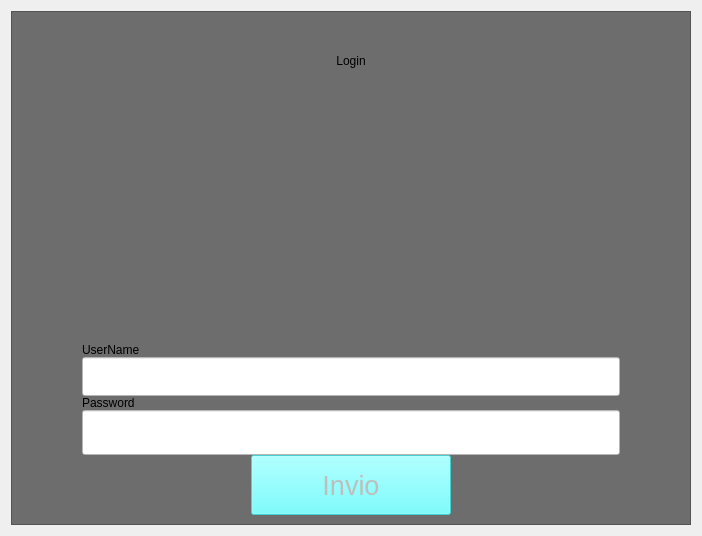
<?xml version="1.0" encoding="UTF-8"?>
<ui version="4.0">
 <class>VistaLog</class>
 <widget class="QWidget" name="VistaLog">
  <property name="geometry">
   <rect>
    <x>0</x>
    <y>0</y>
    <width>702</width>
    <height>536</height>
   </rect>
  </property>
  <property name="windowTitle">
   <string>VistaLog</string>
  </property>
  <property name="styleSheet">
   <string notr="true"/>
  </property>
  <layout class="QGridLayout" name="gridLayout">
   <item row="0" column="0">
    <widget class="QScrollArea" name="scrollArea">
     <property name="styleSheet">
      <string notr="true">background-color: rgb(109, 109, 109);</string>
     </property>
     <property name="widgetResizable">
      <bool>true</bool>
     </property>
     <property name="alignment">
      <set>Qt::AlignCenter</set>
     </property>
     <widget class="QWidget" name="scrollAreaWidgetContents">
      <property name="geometry">
       <rect>
        <x>0</x>
        <y>0</y>
        <width>678</width>
        <height>512</height>
       </rect>
      </property>
      <layout class="QVBoxLayout" name="verticalLayout">
       <property name="spacing">
        <number>0</number>
       </property>
       <property name="leftMargin">
        <number>70</number>
       </property>
       <property name="rightMargin">
        <number>70</number>
       </property>
       <item>
        <widget class="QLabel" name="label">
         <property name="sizePolicy">
          <sizepolicy hsizetype="Preferred" vsizetype="Fixed">
           <horstretch>0</horstretch>
           <verstretch>0</verstretch>
          </sizepolicy>
         </property>
         <property name="minimumSize">
          <size>
           <width>0</width>
           <height>80</height>
          </size>
         </property>
         <property name="styleSheet">
          <string notr="true">font: 20pt &quot;Segoe MDL2 Assets&quot;;</string>
         </property>
         <property name="text">
          <string>Login</string>
         </property>
         <property name="alignment">
          <set>Qt::AlignCenter</set>
         </property>
        </widget>
       </item>
       <item alignment="Qt::AlignBottom">
        <widget class="QLabel" name="label_2">
         <property name="sizePolicy">
          <sizepolicy hsizetype="Preferred" vsizetype="Fixed">
           <horstretch>0</horstretch>
           <verstretch>0</verstretch>
          </sizepolicy>
         </property>
         <property name="minimumSize">
          <size>
           <width>0</width>
           <height>0</height>
          </size>
         </property>
         <property name="styleSheet">
          <string notr="true">font: 20pt &quot;Segoe MDL2 Assets&quot;;</string>
         </property>
         <property name="text">
          <string>UserName</string>
         </property>
        </widget>
       </item>
       <item>
        <widget class="QLineEdit" name="lineEdit">
         <property name="sizePolicy">
          <sizepolicy hsizetype="Preferred" vsizetype="Fixed">
           <horstretch>0</horstretch>
           <verstretch>0</verstretch>
          </sizepolicy>
         </property>
         <property name="minimumSize">
          <size>
           <width>1</width>
           <height>0</height>
          </size>
         </property>
         <property name="font">
          <font>
           <pointsize>20</pointsize>
           <italic>true</italic>
          </font>
         </property>
         <property name="styleSheet">
          <string notr="true">background-color: rgb(255, 255, 255);</string>
         </property>
         <property name="text">
          <string/>
         </property>
        </widget>
       </item>
       <item>
        <widget class="QLabel" name="label_3">
         <property name="sizePolicy">
          <sizepolicy hsizetype="Preferred" vsizetype="Fixed">
           <horstretch>0</horstretch>
           <verstretch>0</verstretch>
          </sizepolicy>
         </property>
         <property name="minimumSize">
          <size>
           <width>0</width>
           <height>0</height>
          </size>
         </property>
         <property name="styleSheet">
          <string notr="true">font: 20pt &quot;Segoe MDL2 Assets&quot;;</string>
         </property>
         <property name="text">
          <string>Password</string>
         </property>
        </widget>
       </item>
       <item>
        <widget class="QLineEdit" name="lineEdit_2">
         <property name="font">
          <font>
           <family>Segoe MDL2 Assets</family>
           <pointsize>20</pointsize>
           <weight>50</weight>
           <italic>false</italic>
           <bold>false</bold>
          </font>
         </property>
         <property name="styleSheet">
          <string notr="true">background-color: rgb(255, 255, 255);
font: 20pt &quot;Segoe MDL2 Assets&quot;;</string>
         </property>
         <property name="text">
          <string/>
         </property>
         <property name="echoMode">
          <enum>QLineEdit::Password</enum>
         </property>
         <property name="alignment">
          <set>Qt::AlignCenter</set>
         </property>
         <property name="wordWrap" stdset="0">
          <bool>false</bool>
         </property>
        </widget>
       </item>
       <item alignment="Qt::AlignHCenter">
        <widget class="QPushButton" name="pushButton">
         <property name="enabled">
          <bool>false</bool>
         </property>
         <property name="sizePolicy">
          <sizepolicy hsizetype="Fixed" vsizetype="Fixed">
           <horstretch>0</horstretch>
           <verstretch>0</verstretch>
          </sizepolicy>
         </property>
         <property name="minimumSize">
          <size>
           <width>200</width>
           <height>60</height>
          </size>
         </property>
         <property name="baseSize">
          <size>
           <width>0</width>
           <height>0</height>
          </size>
         </property>
         <property name="font">
          <font>
           <pointsize>20</pointsize>
          </font>
         </property>
         <property name="styleSheet">
          <string notr="true">background-color: rgb(85, 255, 255);</string>
         </property>
         <property name="text">
          <string>Invio</string>
         </property>
         <property name="iconSize">
          <size>
           <width>40</width>
           <height>40</height>
          </size>
         </property>
         <property name="flat">
          <bool>false</bool>
         </property>
        </widget>
       </item>
      </layout>
     </widget>
    </widget>
   </item>
  </layout>
 </widget>
 <resources/>
 <connections/>
</ui>
